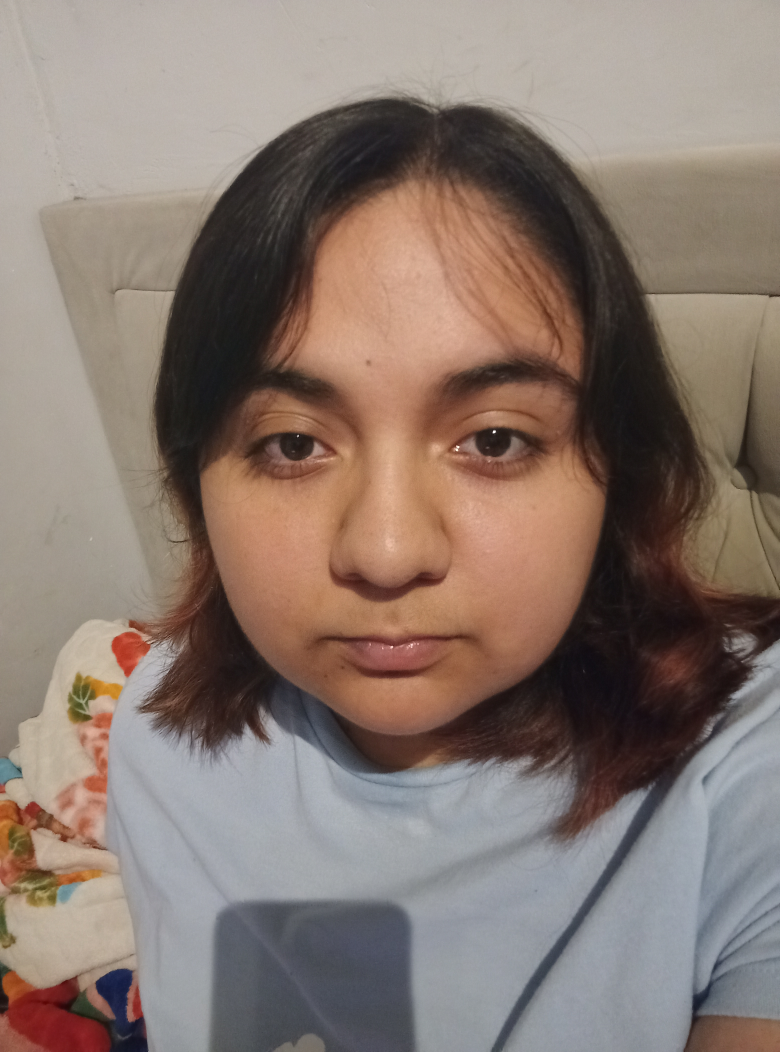
#> input picture sakura.jpg, 3120 x 4208 px (shown at 1/4 size)
$ python faces_client.py
#> lines starting #> are read from the running program, lines starting #| are printed output that depends on the picture
import requests
import numpy as np
import json
import cv2

url = 'https://tensorflow-faces-model.onrender.com/v1/models/faces-model:predict'

def prepare_image(image_path):
#> called with image_path = 'sakura.jpg'
    img = cv2.imread(image_path)
#> img is the input picture: shape (4208, 3120, 3); mean B, G, R 111.1, 119.9, 136.1
    img = cv2.resize(img, (128, 128))
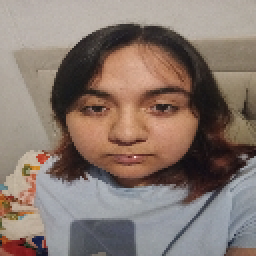
#> img: shape (128, 128, 3) (shown 2 times larger); mean B, G, R 110.9, 119.8, 136
    img = img / 255.0
    img = np.expand_dims(img, axis=0)
    return img.tolist()

image_path = 'sakura.jpg'

input_data = prepare_image(image_path)
#> input_data = 1 item

data = {
    "signature_name": "serving_default",
    "instances": input_data
}

#> (the run stopped early here; a loop or call above may not have finished)
